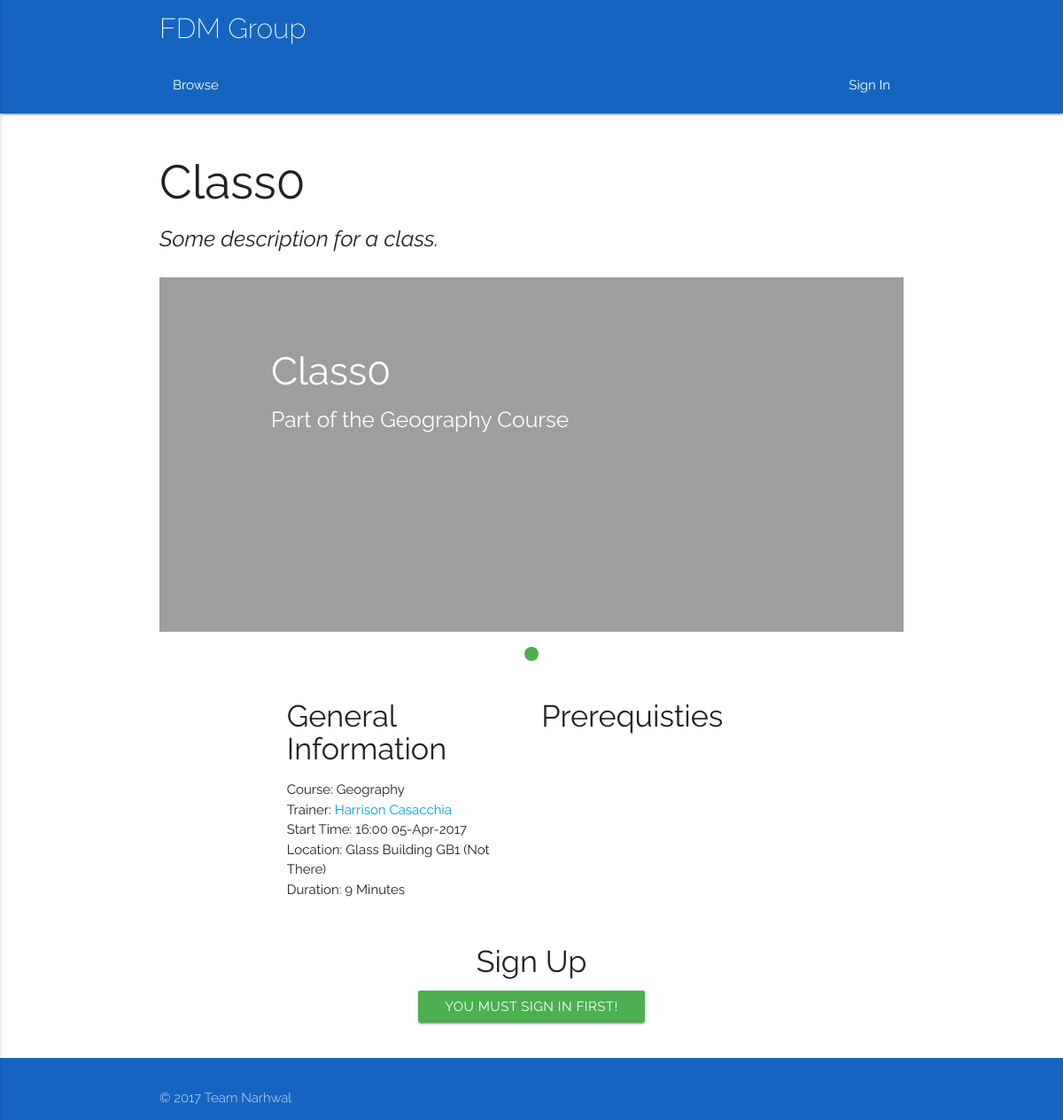
Page /browse/classes/class/0 on the earlier database version.
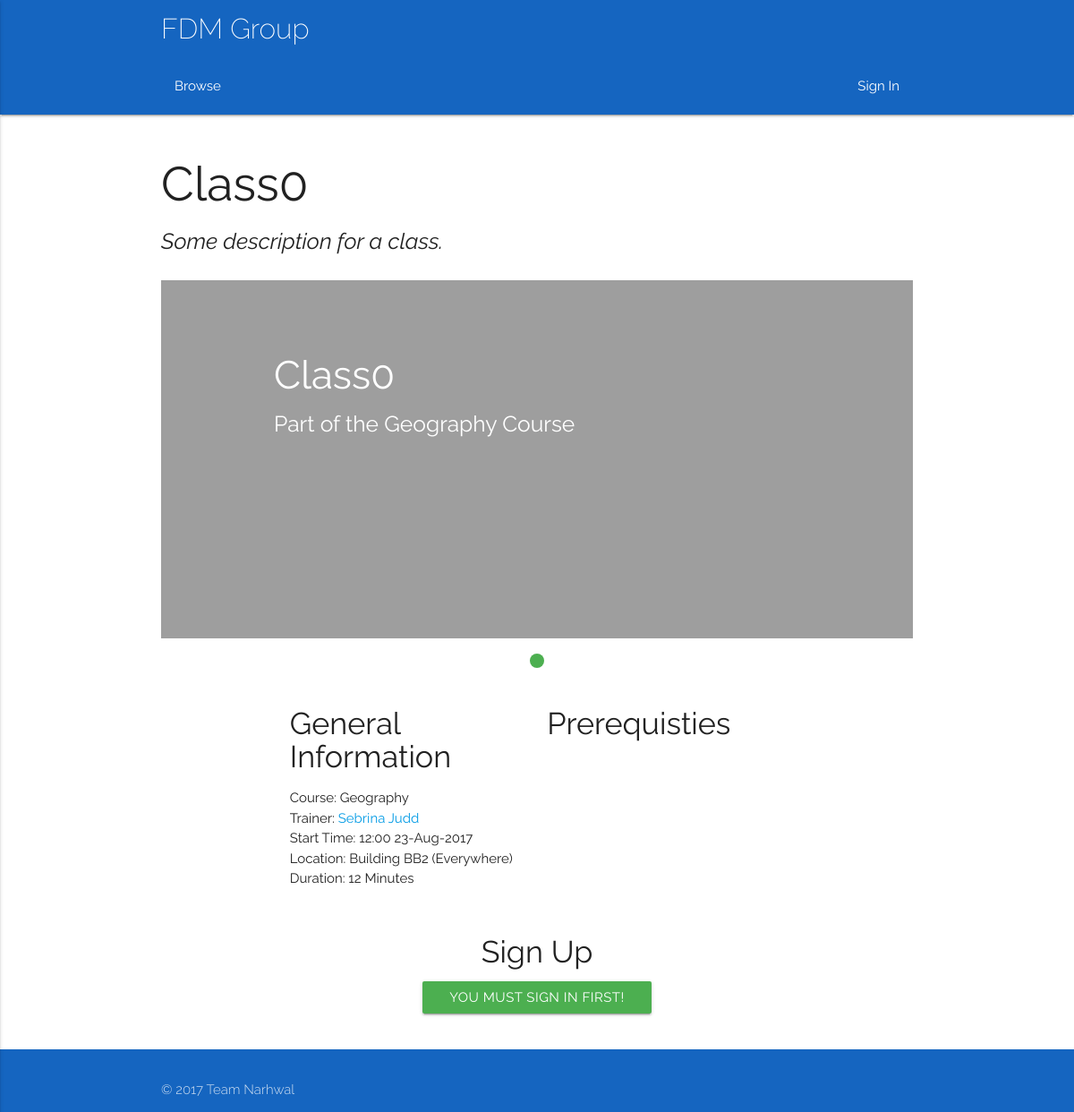
Same page on the later database version.
### app/models.py (models this page shows, shortened)
class Class(db.Model):
	__tablename__ = 'Class'
	classID = db.Column(db.Integer, primary_key = True)
	coursePoint = db.Column(db.Integer, db.ForeignKey('Course.courseID'))
	course = db.relationship("Course", foreign_keys = [coursePoint])
	courseID = db.Column(db.Integer)
	title = db.Column(db.String(100))
	description = db.Column(db.String(100))
	capacity = db.Column(db.Integer)
	startDate = db.Column(db.DateTime)
	duration = db.Column(db.Integer)
	endDate = db.Column(db.DateTime)
	reqFac = db.Column(db.String(100), default = 'None')
	preTrain = relationship("Class")
	parent_id = Column(db.Integer, ForeignKey('Class.classID'))
	locationPoint = db.Column(db.Integer, db.ForeignKey('Room.roomID'))
	location = db.relationship("Room", foreign_keys = [locationPoint])
	trainerPoint = db.Column(db.Integer, db.ForeignKey('Trainer.trainerID'))
	trainer = db.relationship("Trainer", foreign_keys = [trainerPoint])
	attendanceList = db.relationship('Delegate', secondary = association_table)
	waitList = db.relationship('Delegate', secondary = waiting_table)

class Course(db.Model):
	__tablename__ = 'Course'
	courseID = db.Column(db.Integer, primary_key = True)
	title = db.Column(db.String(100))
	description = db.Column(db.String(100))

class User(db.Model):
	__tablename__ = 'User'
	userID = db.Column(db.Integer, primary_key = True)
	name = db.Column(db.String(100))
	username = db.Column(db.String(100))
	email = db.Column(db.String(100))
	password = db.Column(db.String(100))
	type = db.Column(db.String(100))
	__mapper_args__ = {
		'polymorphic_identity': 'base',
		'polymorphic_on': type
	}

class Room(db.Model):
	__tablename__ = 'Room'
	roomID = db.Column(db.Integer, primary_key = True)
	capacity = db.Column(db.Integer)
	roomType = db.Column(db.String(100))
	roomCode = db.Column(db.String(100))
	building = db.Column(db.String(100))
	location = db.Column(db.String(100))
	facilities = db.Column(db.String(100))
	picURL = db.Column(db.String(100))
	accessRating = db.Column(db.String(100))

### app/views.py (the view)
@app.route('/browse/classes/class/<id>')
def viewClassDetails(id):
    classID = id
    current_class = classes(classID=classID)
    classSize = classAttendenceLen(current_class)
    if current_user.is_authenticated:
        if current_user.type == 'Delegate':
            userQualify = meetsRequirements(current_user, current_class)
        else:
            userQualify = False
    else:
        userQualify = "Sign"
    return render_template('viewClass.html', title="Course", current_class=current_class, classSize=classSize, userQualify=userQualify)

### queries.py (called while the page is built)
def listConvert(x):
    if(x.count() == 1):
        x = x[0]
        return x
    else:
        y = []
    for i in x:
        y.append(i)
    return y

def classes(**kwargs):
    q = models.Class.query.filter_by(**kwargs)
    q = listConvert(q)
    return q

def delegates(**kwargs):
    q = models.Delegate.query.filter_by(**kwargs)
    q = listConvert(q)
    return q

def classAttendence(thisClass):
    dels = delegates()
    at = []
    for i in dels:
        for g in i.classList:
            if g.classID == thisClass.classID:
                at.append(g)
    return at

def classAttendenceLen(thisClass):
    return len(classAttendence(thisClass))

### app/templates/viewClass.html (shortened to what this page needs)
{% extends "base.html" %} {% block content %}
    <div class="container">
        <div class="row">
            <div class="col s12">
            </div>
        </div>
        <div class="row">
            <div class = "col s12">
                <h2>{{current_class.title}}</h2>
                <h5><i>{{current_class.description}}</i></h5>
            </div>
        </div>
        <div class = "row">
            <div class = "col s12">
                <div class="slider">
                    <ul class="slides">
                        <li>
                            <img src="{{current_class.location.picURL}}">
                            <div class="caption left-align">
                                <h3>{{current_class.title}}</h3>
                                <h5 class=" lightgrey-text text-lighten-3">Part of the {{current_class.course.title}} Course</h5>
                            </div>
                        </li>
                    </ul>
                </div>
            </div>
        </div>
        <div class = "row">
            <div class = "col s12 l4 offset-l2">
                <h4>General Information</h4>
                <ul>
                    <li>Course: {{current_class.course.title}}</li>
                    <li>Trainer: <a href="/trainers/{{current_class.trainer.trainerID}}">{{current_class.trainer.name}}</a></li>
                    <li>Start Time: {{current_class.startDate.strftime('%H:%M %d-%b-%Y') }}</li>
                    <li>Location: {{current_class.location.building}} {{current_class.location.roomCode}} ({{current_class.location.location}})<li>
                    <li>Duration: {{current_class.duration}} Minutes</li>
                </ul>
            </div>
            <div class ="col s12 l4">
                <h4>Prerequisties</h4>
            </div>
        </div>
    </div>
    <div class = "row">
        <div class = "col s12">
            <h4 class="center-align">Sign Up</h4>
        </div>
        <div class = "row">
            <div class = "col s12 center-align">
                <a href="{%if userQualify == "Sign"%}/login{%else%}/signup/{{current_class.classID}}{%endif%}" class="waves-effect waves-light btn green {% if userQualify == False %}disabled{% endif %}">{% if current_class.capacity == classSize %}Add to Waiting List{%elif userQualify == False %}Requirements Not Met{%elif userQualify == "Sign" %}You Must Sign In First!{%else%}Sign Up{% endif %}</a>
            </div>
        </div>
    </div>
{% endblock %}

### app/templates/base.html (shortened to what this page needs)
<!DOCTYPE html>
<html>
<head>
    <link type="text/css" rel="stylesheet" href="{{ url_for( 'static', filename = 'css/materialize.min.css')}}" media="screen,projection">
    <link type="text/css" rel="stylesheet" href="{{url_for ('static', filename = 'css/style.css')}}">
</head>
<body class="Site">
    <nav class="nav-extended blue darken-3">
        <div class="container">
            <div class="nav-wrapper">
                <a href="/" class="brand-logo">FDM Group</a>
            </div>
            <div class="nav-wrapper">
                <ul id="nav-mobile center" class="left hide-on-med-and-down">
                    <li><a href="/browse/classes">Browse</a></li>
                </ul>
                <ul id="nav-mobile center" class="right">
                    {% if current_user.is_authenticated and current_user.type == 'Delegate'%}
                    <li><a href='/timetable'><i class="large material-icons">dns</i></a></li>
                    <li><a href='/myaccount'>My Account</a></li>
                    <li><a href='/logout'>Logout</a></li>
                    {% elif current_user.is_authenticated and current_user.type == 'Trainer'%}
                    <li><a href='/timetable'><i class="large material-icons">dns</i></a></li>
                    <li><a href='/myaccount'>My Account</a></li>
                    <li><a href='/logout'>Logout</a></li>
                    {% elif current_user.is_authenticated and current_user.type == 'Admin'%}
                    <li><a href='/adminoptions'>Admin Tools</a></li>
                    <li><a href='/logout'>Logout</a></li>
                    {% else %}
                    <li><a href="/login">Sign In</a></li>
                    {% endif %}
                </ul>
            </div>
        </div>
    </nav>
    <main class="Site-content">
        {% block content %} {% endblock %}
    </main>
    <footer class="page-footer blue darken-3">
        <div class="footer-copyright blue darken-3">
            <div class="container">
                © 2017 Team Narhwal
            </div>
        </div>
    </footer>
</body>
</html>

### app/static/css/style.css (style rules this page uses)
html { font-family: 'Raleway', sans-serif; }
.Site { display: flex; min-height: 100vh; flex-direction: column; }
.Site-content { flex: 1 0 auto; }
.brand-logo { font-weight: 200 !important; }

Differences in the rows shown:
no longer on this page (row edited): User: trainer.name "Harrison Casacchia"
no longer on this page (row edited): Room: location.building "Glass Building", location.roomCode "GB1", location.location "Not There"
changed Class "Class0": startDate "16:00 05-Apr-2017" → "12:00 23-Aug-2017"; duration "9" → "12"
now on this page (row edited): User: trainer.name "Sebrina Judd"
now on this page (row edited): Room: location.building "Building", location.roomCode "BB2", location.location "Everywhere"
